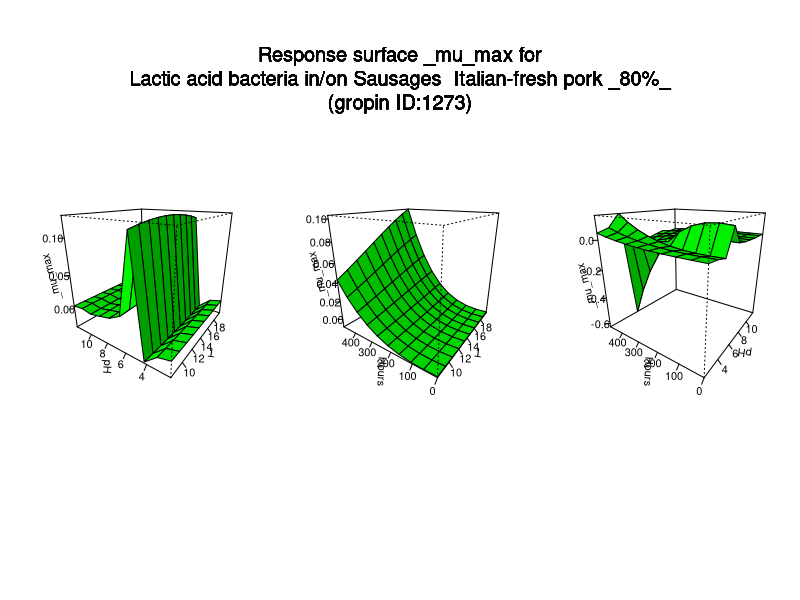

Recreate this plot in R.
#############################
# start of Parameter script
#############################
T <- seq(8.008,19.98001998002,length.out=10)
pH <- seq(2.002,11.988011988012,length.out=10)
Hours <- seq(0,479.52047952048,length.out=10)
#############################
# end of Parameter script
#############################
############################# 
# start of Model script Gropin ID 1273 
#############################
 
# constant coefficients for this model
 
variables <- data.frame(T,pH,Hours)
argumentsPar <- unique.data.frame(expand.grid(variables))
 
# heart of the model
response_surface <- function(T,pH,Hours) {
   mumax <-0.898*(T-36.47)*((T-(-5.42))^2)/((31.61-(-5.42))*((31.61-(-5.42)*(T-31.61)-(31.61-36.47)*(31.61+(-5.42)-2*T)))*(pH-10.24)*((pH-5.12))/(1*((7.27-5.12*(pH-7.27)-(7.27-10.24)*(7.27+5.12-pH)))*((1-((17.4+0.0311*Hours+0.001036*T*Hours)/100)^2)-0.997)*(((1-((17.4+0.0311*Hours+0.001036*T*Hours)/100)^2)-0.924))/(1*((0.997-0.924*((1-((17.4+0.0311*Hours+0.001036*T*Hours)/100)^2)-0.997)-(0.997-0.997)*(0.997+0.924-(1-((17.4+0.0311*Hours+0.001036*T*Hours)/100)^2)))))))

	return(mumax=mumax)
} 

# output parameters
responseSurface <- cbind(argumentsPar,response_surface(argumentsPar['T'],argumentsPar['pH'],argumentsPar['Hours']))
colnames(responseSurface) <- c(colnames(argumentsPar),'mumax')
#############################
# End of Model script
#############################
############################# 
# start of Visualisation script Gropin ID 1273 
#############################
titleText <-'Response surface _mu_max for
Lactic acid bacteria in/on Sausages  Italian-fresh pork _80%_
(gropin ID:1273)'
argPar1 <- unique.data.frame(expand.grid(T,pH))
argPar2 <- unique.data.frame(expand.grid(T,Hours))
argPar3 <- unique.data.frame(expand.grid(pH,Hours))
z1 <- matrix(unlist(response_surface(T = argPar1[1],pH = argPar1[2],Hours = Hours[1])),nrow=10)
z2 <- matrix(unlist(response_surface(T = argPar2[1],Hours = argPar2[2],pH = pH[1])),nrow=10)
z3 <- matrix(unlist(response_surface(pH = argPar3[1],Hours = argPar3[2],T = T[1])),nrow=10)
# adding precaution if response surface is zero
myZLim1 <- range(z1)
if(myZLim1[1] == myZLim1[2]) myZLim1[2] <- myZLim1[2]+1
myZLim2 <- range(z2)
if(myZLim2[1] == myZLim2[2]) myZLim2[2] <- myZLim2[2]+1
myZLim3 <- range(z3)
if(myZLim3[1] == myZLim3[2]) myZLim3[2] <- myZLim3[2]+1
if(length(T)>1 & length(pH)>1 & length(Hours)>1) {
	par(mfrow = c(1,3))
	persp(T,pH,z1,col = 'green',xlab='T',ylab='pH',zlab='_mu_max',zlim=myZLim1,theta=305,phi=20,shade=0.25,ticktype = 'detailed')
	persp(T,Hours,z2,col = 'green',xlab='T',ylab='Hours',zlab='_mu_max',zlim=myZLim2,theta=305,phi=20,shade=0.25,ticktype = 'detailed')
	persp(pH,Hours,z3,col = 'green',xlab='pH',ylab='Hours',zlab='_mu_max',zlim=myZLim3,theta=305,phi=20,shade=0.25,ticktype = 'detailed')
	mtext(titleText,outer=T,  cex=1.2, line=-8.5, side=3)
} else {
		myPars <- unique.data.frame(expand.grid(T,pH,Hours))
		myZ <-matrix(unlist(response_surface(myPars[,1],myPars[,2],myPars[,3])),nrow=10)
		myZLim <- range(myZ)
if(myZLim[1] == myZLim[2]) myZLim[2] <- myZLim[2]+1
	if(length(Hours)==1) {
		persp(T,pH,myZ,col = 'green',xlab='T',ylab='pH',zlab='_mu_max',main=titleText,sub=paste('other variable: Hours =',round(Hours,digits = 2)),zlim=myZLim,theta=305,phi=20,shade=0.25,ticktype = 'detailed')
	}
	if(length(pH)==1) {
		persp(T,Hours,myZ,col = 'green',xlab='T',ylab='Hours',zlab='_mu_max',main=titleText,sub=paste('other variable: pH =',round(pH,digits = 2)),zlim=myZLim,theta=305,phi=20,shade=0.25,ticktype = 'detailed')
	}
	if(length(T)==1) {
		persp(pH,Hours,myZ,col = 'green',xlab='pH',ylab='Hours',zlab='_mu_max',main=titleText,sub=paste('other variable: T =',round(T,digits = 2)),zlim=myZLim,theta=305,phi=20,shade=0.25,ticktype = 'detailed')
	}
}
#############################
# End of Visualisation script
#############################
